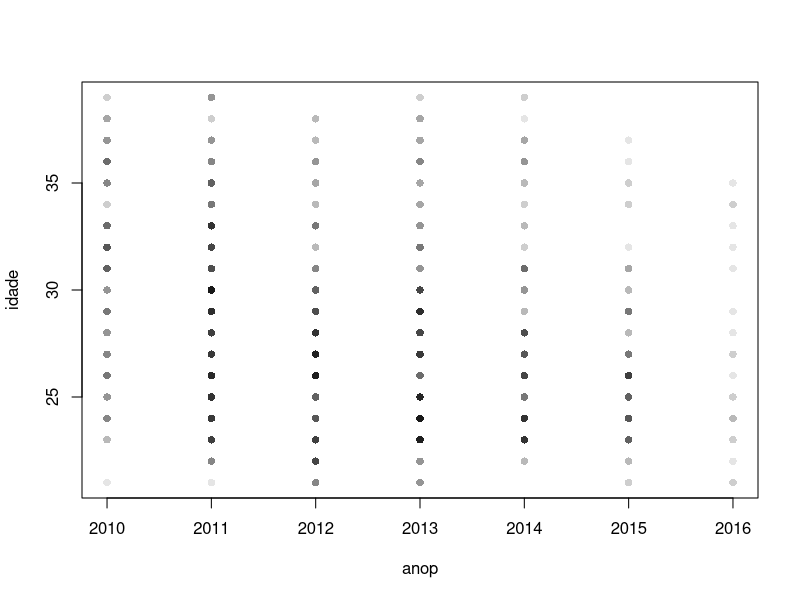
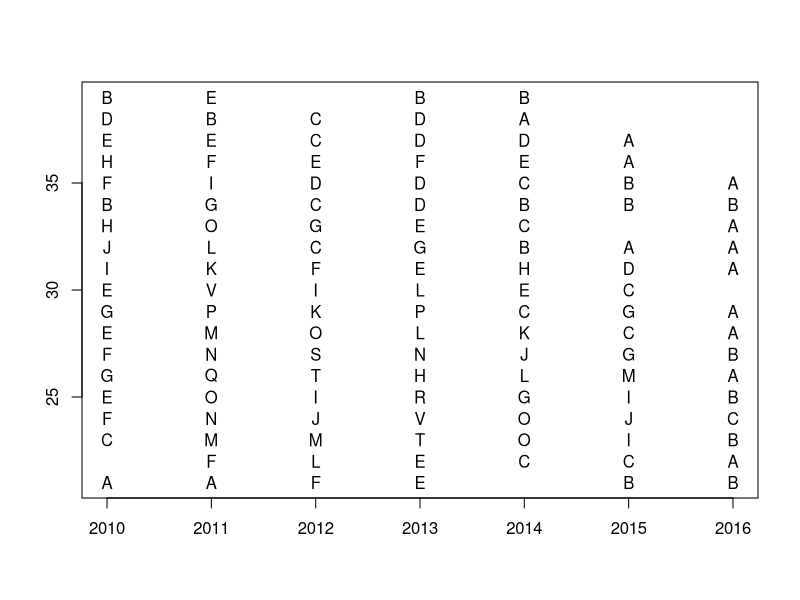
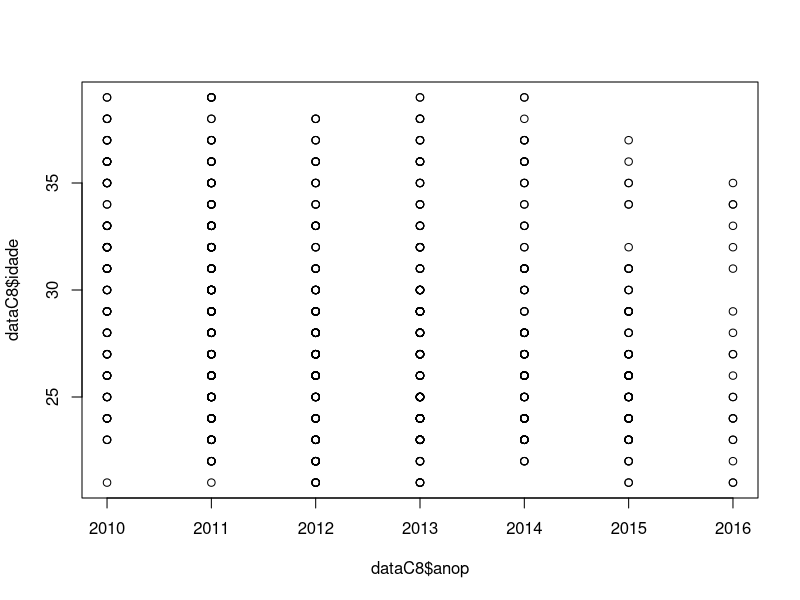
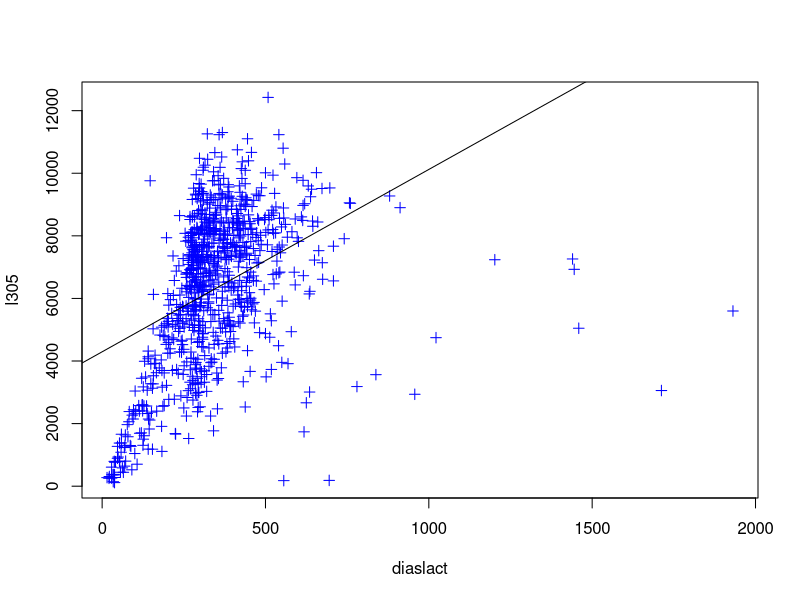
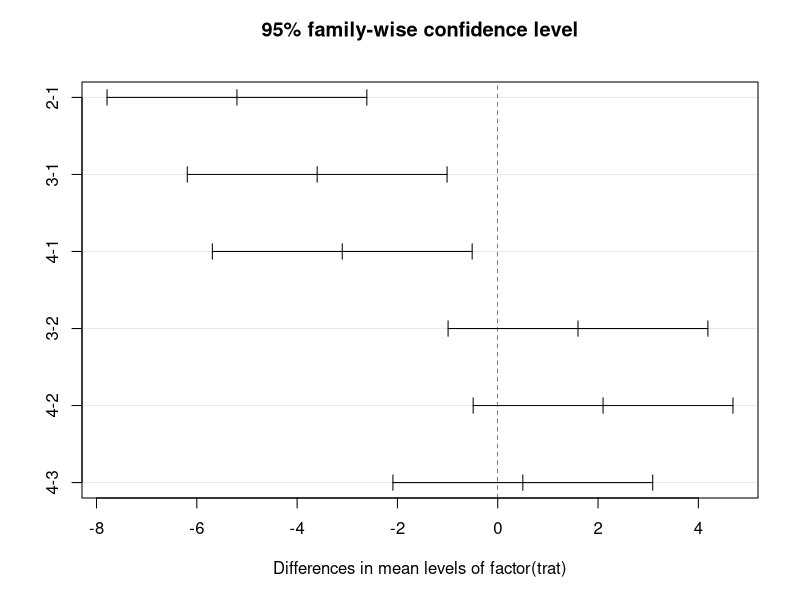

Write the R code that produced these figures, in order.
## ---- chunk 1
#install.packages("highr")
#install.packages("stringr")

options(width = 80)

knitr::knit_hooks$set(source = function(x, options) {
  if (!is.null(options$hilang)) {
      code_open <- "\n\n<div class=\"sourceCode\">\n<pre class=\"sourceCode\">\n<code class=\"sourceCode\">"
      code_close <- "\n</code>\n</pre>\n</div>\n"
      code_body <- highr::hi_andre(x, language = options$hilang, format = "pdf")
    stringr::str_c(
      code_open,
      knitr:::indent_block(paste(code_body, collapse = '\n'), ""),
      code_close
    )
  } else {
    stringr::str_c("\n\n```", tolower(options$engine), "\n",
                   paste(x, collapse = '\n'), "\n```\n\n")
      
  }
})
## ---- chunk 2
# Arquivos com largura fixa (fixed width format) devem ser lidos com `read.fwf`
dataA <- read.fwf("Ovinos.dat"
              , widths = c(12, -1, 12, -1, 12, -1, 4, -1, 1, -1, 7, -2, 3, -1, 1, -1, 8, -1, 2, -1, 1, -1, 1, -1, 1, -1, 1, -1, 8, -1, 3, -1, 1, -1, 1, -1, 1, -1, 1, -1, 4, -1, 2, -1, 3, -1, 3, -1, 2, -1, 4, -1, 2, -1, 2, -1, 2, -1, 2) # indicar a quantidade de caracteres para cada variável. O negativo indica ignorar aquela quantidade de caracteres
              , col.names = c("Animal", "Pai", "Mae", "NascMae", "Sx", "DN", "PN", "GMJD", "DD", "PD", "CND", "PRD", "MCD", "GMJS", "DS", "PS", "CNS", "PRS", "MCS", "TParto", "anonasc", "idmae", "idd", "ids", "GC", "Ano", "PE", "IPP", "p180", "IDMO")
              , stringsAsFactor = FALSE)

# leitura de arquivos com tamanho fixo faz com que espaços em branco façam parte de cada observação

# uma forma interessante de verificar os dados é usando a função `str`
str(dataA)

# Para retirar os espaços em branco das extremidades:
for(i in names(dataA)){
  dataA[, i] <- trimws(dataA[, i])
}

# função head mostrará as primeiras n observações (default = 6)
head(dataA, n = 10)

# Outra forma de visualizar é escolhendo as linhas
dataA[70:80, ]

# No R, deve-se usar `NA` para informação perdida
dataA[dataA == "."] <- NA
## ---- chunk 3
dataB <- dataA[order(dataA$Sx), ]

head(dataB)
## ---- chunk 4
dataC <- dataA[order(dataA$anonasc, na.last = FALSE),] # ordenando

dataC <- dataC[!duplicated(dataC$anonasc),] # excluindo os que nao sao os primeiros

dataC
## ---- chunk 5
# Ordenando por ano de nascimento, grupo de manejo e sexo
dataD <- dataA[order(dataA$anonasc, dataA$GMJD, dataA$Sx, na.last = FALSE), ]

head(dataD)
## ---- chunk 6
dataE <- dataD
# Criando a variável GC1
dataE$GC1 <- paste(dataE$anonasc, dataE$GMJD, dataE$Sx, sep = "")

# Observe que o paste tranforma `NA` em caractere perdendo sua funcionalidade original

# Corrigindo as informações perdidas
dataE[dataE$GC1 == "NANANA", "GC1"] <- NA

head(dataE)
## ---- chunk 7
dataF <- dataE
dataF$GC2 <- c(NA, head(dataF$GC1, -1)) # equivalente lag do SAS

# Como o SAS implicitamente funciona como um loop nessas estruturas de `Data`, a forma mais parecida de renumerar no R necessitará de um "loop" explícito e o R não é bom nisso. Por isso, o grupo será renumerado com uso de duas funções simples e sem necessitar do GC2

dataF$GC3 <- as.numeric(factor(dataF$GC1, exclude = NULL)) # exclude NULL para montar um fator com NA, nesse caso ele será o último fator. Por default a função `factor` ignora o NA

head(dataF)
## ---- chunk 8
table(dataF$GC3)

x <- as.data.frame(table(dataF$GC3)) # salvando a frequência como data.frame em x
## ---- chunk 9
names(x) <- c("GC3", "NGC") # Renomeia as variáveis
head(x)
## ---- chunk 10
# Observe que não foi necessário criar dataG já que o resultado foi gravado em x e nem o dataH pois o table só faz a frequência absoluta que é de interesse. O equivalente ao DROP será mostrado mais adiante

dataI <- merge(dataF, x, by = "GC3", all.x = TRUE)
dataI <- dataI[!(dataI$NGC < 15), ] 

head(dataI)
## ---- chunk 11
# ???????????????????
#dataJ$GC <- as.numeric(factor(dataI$NGC, levels = unique(dataI$NGC), exclude = NULL))

dataJ <- dataI

dataJ$GC4 <- c(NA, head(dataJ$NGC, -1))

gci <- 1
for(i in 1:nrow(dataJ)){
  if((dataJ$NGC[i] != dataJ$GC4[i]) | is.na(dataJ$GC4[i])){
    dataJ$GC[i] <- gci
    gci <- gci+1
  }
}

head(dataJ)
## ---- chunk 12
# Reconhecendo os tipos de variáveis que irão compor o modelo
dataJ$GC <- factor(as.numeric(dataJ$GC)) # isso é o equivalente ao informado no `Class` do Proc GLM do SAS

dataJ$ids <- as.numeric(dataJ$ids)

dataJ$PE <- as.numeric(dataJ$PE)

# vamos armezenar no objeto dataK o resultado da função lm
dataK <- lm(PE ~ GC + ids, data = dataJ)

# em dataK já teremos então as soluções do modelo
dataK

# para mais detalhes usamos as funções `summary`
summary(dataK)

# a soma de quadrados é do tipo sequencial, equivalente ao Type I do GLM do SAS
# Para ter a soma de quadrados equivalente ao tipo III do GLM do SAS basta mudar a ordem das variáveis no modelo e utilizar a soma de quadrados da última variável (VÁLIDO SOMENTE COM MODELOS SEM INTERAÇÃO).
anova(dataK)

# Ou usando a função drop1 e solicitando o teste F. 
drop1(dataK, test = "F")
## ---- chunk 13
dataL <- dataJ

# cria a variável PEIDS com base em ids
dataL$PEIDS <- 17.08775211 + (0.09343783*dataL$ids)

# Aqui é para restringir a criação dessa variável somente para os animais com ids no intervalo entre 128 e 265 dias
dataL[dataL$ids >= 128 & dataL$ids <= 265, ]$PEIDS <- 17.08775211 + (0.09343783*dataL[dataL$ids >= 128 & dataL$ids <= 265, "ids"])

head(dataL)
## ---- chunk 14
summary(dataL$ids)

length(dataL$ids) # N
mean(dataL$ids)   # Mean
sd(dataL$ids)     # Std Dev
min(dataL$ids)    # Minimum
max(dataL$ids)    # Maximum

dataM <- dataL[order(dataL$ids), ]

dataM[dataM$ids == 180, ]
## ---- chunk 15
dataN <- dataM

unique(dataM[dataM$ids == 180, "PEIDS"])

dataN$FCIDS <- 33.9066/dataN$PEIDS

dataN[923:936, ]
## ---- chunk 16
dataO <- dataN

dataO$PEFCIDS <- dataO$PE*dataO$FCIDS

dataO <- dataO[order(dataO$ids),]

dataO[19:24,]
## ---- chunk 17
# Para salvar arquivos com largura fixa precisaremos de um pacote

# Instalar o pacote:
#install.packages("gdata")

# "Chamar" o pacote
require(gdata)

write.fwf(dataO[, c("Animal", "Pai", "Mae", "NascMae", "Sx", "DN", "PN", "GMJD", "DD", "PD", "CND", "PRD", "MCD", "GMJS", "DS", "PS", "CNS", "PRS", "MCS", "TParto", "anonasc", "idmae", "idd", "ids", "Ano", "PE", "IPP", "p180", "IDMO", "GC", "PEIDS", "FCIDS", "PEFCIDS")], file = "Ovinos2.dat")

# Pode especificar a largura de cada variável ou se aproveitar do princípio da reciclagem do R, indicando somente 1 largura
write.fwf(dataO[, c("Animal", "Pai", "Mae", "NascMae", "Sx", "DN", "PN", "GMJD", "DD", "PD", "CND", "PRD", "MCD", "GMJS", "DS", "PS", "CNS", "PRS", "MCS", "TParto", "anonasc", "idmae", "idd", "ids", "Ano", "PE", "IPP", "p180", "IDMO", "GC", "PEIDS", "FCIDS", "PEFCIDS")], file = "Ovinos2.dat", width = 13)
## ---- chunk 18
# Usando pacote readxl. Para instalar, utilize install.packages("readxl")
dataA <- as.data.frame(readxl::read_excel("data_inicial.xlsx", sheet = "data_inicial")) # além de ler caracteres como caracteres mesmo, já entende as datas corretamente.

dataA[1:10, 1:25]
## ---- chunk 19
names(dataA)

dataB <- dataA[, !(names(dataA) %in% c("regiao", "l365", "lreal", "g365", "greal", "p365", "preal", "dclass", "pfinal", "ecc", "estat", "lpeito", "pcorpo", "ang", "flombar", "qossea", "fleiteira", "dencerramento", "diaslac", "F23", 
                              "lcontrole1", "gcontrole1", "pcontrole1", "laccontrole1", "solcontrole1", "ccscontrole1", "lcontrole2", "gcontrole2", "pcontrole2", "laccontrole2", "solcontrole2", "ccscontrole2", "lcontrole3", "gcontrole3", "pcontrole3", "laccontrole3", "solcontrole3", "ccscontrole3", "lcontrole4", "gcontrole4", "pcontrole4", "laccontrole4", "solcontrole4", "ccscontrole4", "controle5", "lcontrole5", "gcontrole5", "pcontrole5", "laccontrole5", "solcontrole5", "ccscontrole5", "controle6", "lcontrole6", "gcontrole6", "pcontrole6", "laccontrole6", "solcontrole6", "ccscontrole6", "controle7", "lcontrole7", "gcontrole7", "pcontrole7", "laccontrole7", "solcontrole7", "ccscontrole7", "controle8", "lcontrole8", "gcontrole8", "pcontrole8", "laccontrole8", "solcontrole8", "ccscontrole8", "controle9", "lcontrole9", "gcontrole9", "pcontrole9", "laccontrole9", "solcontrole9", "ccscontrole9", "controle10", "lcontrole10", "gcontrole10", "pcontrole10", "laccontrole10", "solcontrole10", "ccscontrole10", "controle11", "lcontrole11", "gcontrole11", "pcontrole11", "laccontrole11", "solcontrole11", "ccscontrole11", "controle12", "lcontrole12", "gcontrole12", "pcontrole12", "laccontrole12", "solcontrole12", "ccscontrole12", "controle13", "lcontrole13", "gcontrole13", "pcontrole13", "laccontrole13", "solcontrole13", "ccscontrole13", "controle14", "lcontrole14", "gcontrole14", "pcontrole14", "laccontrole14", "solcontrole14", "ccscontrole14", "controle15", "lcontrole15", "gcontrole15", "pcontrole15", "laccontrole15", "solcontrole15", "ccscontrole15", "controle16", "lcontrole16", "gcontrole16", "pcontrole16", "laccontrole16", "solcontrole16", "ccscontrole16", "controle17", "lcontrole17", "gcontrole17", "pcontrole17", "laccontrole17", "solcontrole17", "ccscontrole17", "controle18", "lcontrole18", "gcontrole18", "pcontrole18", "laccontrole18", "solcontrole18", "ccscontrole18", "controle19", "lcontrole19", "gcontrole19", "pcontrole19", "laccontrole19", "solcontrole19", "ccscontrole19", "controle20", "lcontrole20", "gcontrole20", "pcontrole20", "laccontrole20", "solcontrole20", "ccscontrole20", "cobertura1", "cobertura2", "cobertura3", "cobertura4", "cobertura5", "cobertura6", "cobertura7", "cobertura8", "cobertura9", "cobertura10", "cobertura11", "cobertura12", "cobertura13", "cobertura14", "cobertura15"))]

dim(dataB)
## ---- chunk 20
dataB <- dataB[order(dataB$registro, dataB$dparto), ]

dataC <- reshape(dataB, varying = list(c("controle1", "controle2", "controle3", "controle4")), direction = "long", v.names = "DCONT")

dataC <- dataC[order(dataC$dparto, dataC$registro, dataC$DCONT, na.last = FALSE), ]

head(dataC)
## ---- chunk 21
dataC1 <- dataC[!is.na(dataC$DCONT), ]

nrow(dataC1)

head(dataC1)
## ---- chunk 22
dataC2 <- dataC1[, c("rebanho", "registro", "dparto", "l305", "g305", "p305", "ordemparto", "diaslact", "dnasc", "gs", "rgpai", "rgmae", "DCONT")]

dim(dataC2)

head(dataC2)
## ---- chunk 23
dataC3 <- dataC2[order(dataC2$dparto, dataC2$registro), ]

dataC3 <- dataC3[!duplicated(paste0(dataC3$registro, dataC3$dparto)), ]

dim(dataC3)

head(dataC3)
## ---- chunk 24
# Pais
AN <- data.frame(reg = dataC3$registro)
PAI <- data.frame(reg = unique(dataC3[!is.na(dataC3$rgpai), "rgpai"]))

AN_PAI <- merge(AN, PAI, by = "reg")
nrow(AN_PAI)

# Maes
AN <- data.frame(reg = dataC3$registro)
MAE <- data.frame(reg = unique(dataC3[!is.na(dataC3$rgmae), "rgmae"]))

AN_MAE <- merge(AN, MAE, by = "reg")
nrow(AN_MAE)

# Se for so pra saber o numero (nao precisar dos objetos criados), podemos fazer em uma linha de codigo:
sum(dataC3$registro %in% unique(dataC3$rgmae))
## ---- chunk 25
table(dataC3$ordemparto)
prop.table(table(dataC3$ordemparto))
cumsum(table(dataC3$ordemparto))
cumsum(prop.table(table(dataC3$ordemparto)))
## ---- chunk 26
dataC5 <- dataC3[dataC3$ordemparto == 1, ]

dim(dataC5)

head(dataC5)
## ---- chunk 27
dataC5$idade <- as.numeric(round((as.Date(dataC5$dparto) - as.Date(dataC5$dnasc))/30.5))

dataC6 <- dataC5[dataC5$idade > 20 & dataC5$idade < 40, ]

dim(dataC6)
## ---- chunk 28
dataC8 <- dataC6[(dataC6$l305 <= mean(dataC6$l305) + 3*sd(dataC6$l305) & dataC6$l305 >= mean(dataC6$l305) - 3*sd(dataC6$l305)) | dataC6$g305 <= mean(dataC6$g305) + 3*sd(dataC6$g305) & dataC6$g305 >= mean(dataC6$g305) - 3*sd(dataC6$g305) | dataC6$p305 <= mean(dataC6$p305) + 3*sd(dataC6$p305) & dataC6$p305 >= mean(dataC6$p305) - 3*sd(dataC6$p305), ]

dim(dataC8)

head(dataC8)
## ---- chunk 29
dataC8$diap <- format(as.Date(dataC8$dparto), "%d")
dataC8$mesp <- format(as.Date(dataC8$dparto), "%m")
dataC8$anop <- format(as.Date(dataC8$dparto), "%Y")

dataC9 <- dataC8

head(dataC9)
## ---- chunk 30
plot(idade ~ anop, data = dataC8, pch = 16, col = rgb(0, 0, 0, alpha = 0.1))

# pra quem quer mesmo letras..
procPlot <- function(x, y, ...){
  paraPlot <- as.data.frame(table(x, y))
  paraPlot <- paraPlot[paraPlot$Freq > 0, ]
  plot(as.numeric(as.character(paraPlot$x)), as.numeric(as.character(paraPlot$y)), type = "n", xlab = "", ylab = "", ...)
  text(as.numeric(as.character(paraPlot$x)), as.numeric(as.character(paraPlot$y)), labels = LETTERS[paraPlot$Freq])
}

procPlot(dataC8$anop, dataC8$idade)
## ---- chunk 31
plot(dataC8$idade ~ dataC8$anop)
## ---- chunk 32
cor.test(dataC8$l305, dataC8$idade)
## ---- chunk 33
cor.test(dataC8$l305, dataC8$idade, method = "spearman")
## ---- chunk 34
lm1 <- lm(l305 ~ diaslact, data = dataC8)

anova(lm1)

summary(lm1)

plot(l305 ~ diaslact, data = dataC8, col = "blue", pch = 3)
abline(lm1)
## ---- chunk 35
# Primeiro criar os vetores de trat e dose
trat <- c(1, 1, 1, 1, 1, 2, 2, 2, 2, 2, 3, 3, 3, 3, 3, 4, 4, 4, 4, 4)
dose <- c(24.1, 23.5, 20.7, 23.5, 22.7, 15.5, 19.1, 16.6, 19.1, 18.2, 19.3, 19.2, 17.7, 21.7, 18.6, 18.7, 21.2, 18.7, 21.2, 19.2)
# juntar os vetores no data frame E
dataE <- data.frame(trat, dose)
## ---- chunk 36
dataE
## ---- chunk 37
dataE1 <- aov(dose ~ factor(trat), data = dataE) # fazer ANOVA, primeiramente

summary(dataE1)

qtukey(p = 0.95, nmeans = 4, df = 16) # amplitude total studentizada

4.0461*sqrt(2.0487/5) # diferença mínima significativa

aggregate(dose ~ trat, data = dataE, FUN = mean) # médias por tratamento

TukeyHSD(dataE1) # teste Tukey, sem letrinhas...

# ..mas com gráfico
plot(TukeyHSD(dataE1))
## ---- chunk 38
write.csv(dataC8, file = "data_final.csv", row.names = FALSE) # ou write.csv2
